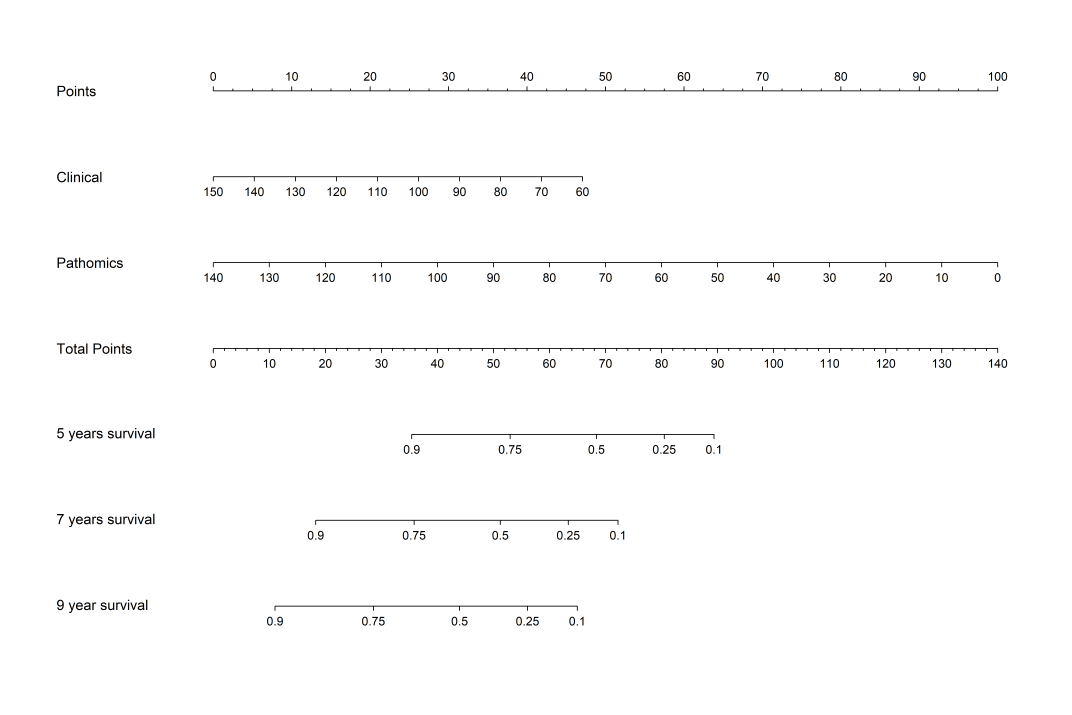
#> input picture pipeline_outputs/img/nomogram.png, 7500 x 5000 px (shown at 1/7 size)
$ python make_figure6_labels.py
#> lines starting #> are read from the running program, lines starting #| are printed output that depends on the picture; after the words box and inside, x2 and y2 are one past the last pixel; in counts of white or black regions, pixels touching at a corner belong together
# -*- coding: utf-8 -*-
"""Figure 6: relabel the nomogram exported by the original pipeline (pipeline_outputs/img/nomogram.png) with uniform,
grammatical axis names ('5-year survival' instead of '5 years survival' / '9 year survival'); scales are untouched."""
import os
from PIL import Image, ImageDraw, ImageFont
import numpy as np
os.chdir(os.path.dirname(os.path.dirname(os.path.abspath(__file__))))   # repository root
im = Image.open('pipeline_outputs/img/nomogram.png').convert('RGB'); a = np.array(im.convert('L')) < 128
#> further down, im is the input picture: PIL image 7500x5000 RGB; mean R, G, B 252.3, 252.3, 252.3
#> after `a = np.array(im.convert('L')) < 128`:
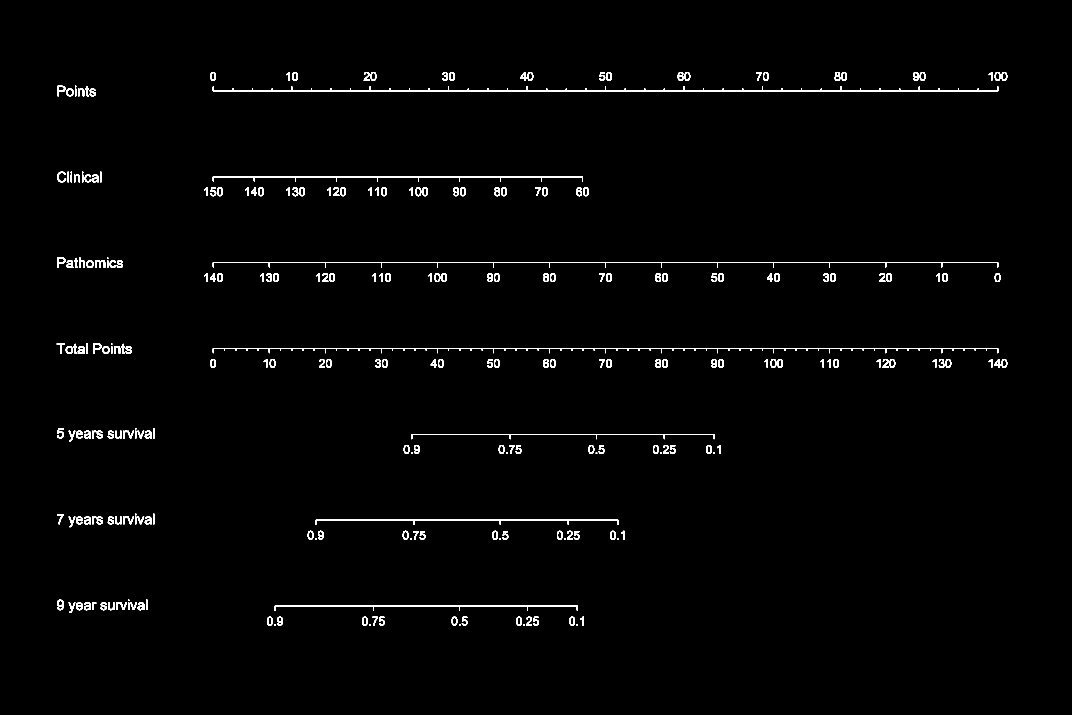
#> a: shape (5000, 7500) bool (shown at 1/7 size); 1.1% white; 254 white regions, largest, box (x1, y1, x2, y2) and area: (1490, 2436, 6987, 2472) 40357, (1490, 604, 6987, 639) 37207, (1490, 1835, 6987, 1871) 35597
labels = ['Points', 'Clinical score', 'Pathomics score', 'Total points', '5-year survival', '7-year survival', '9-year survival']
col = a[:, :1400]; rows = np.where(col.any(1))[0]
#> after `col = a[:, :1400]`:
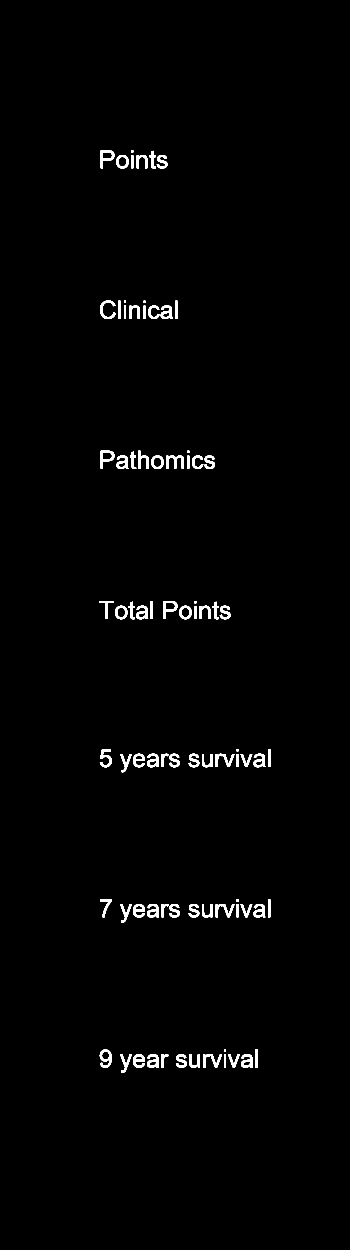
#> col: shape (5000, 1400) bool (shown at 1/4 size); 1.1% white; 80 white regions, largest, box (x1, y1, x2, y2) and area: (665, 1822, 736, 1875) 1707, (399, 4198, 446, 4271) 1589, (403, 601, 458, 673) 1513
#> after `rows = np.where(col.any(1))[0]`: rows = 572 values from 601 to 4290
groups, start, prev = [], rows[0], rows[0]
#> groups = []; start = 601; prev = 601
for r in rows[1:]:
    if r - prev > 5: groups.append((start, prev)); start = r
    prev = r
#> this loop made 571 passes
#> start on passes 73, 147, 220, 293, 386, 479: 1202, 1803, 2404, 2996, 3597, 4198
#> after the loop, groups = [(601, 673), (1202, 1275), (1803, 1875), (2404, 2476), (2996, 3088), (3597, 3689)]
groups.append((start, prev)); assert len(groups) == len(labels), groups
d = ImageDraw.Draw(im); from matplotlib import font_manager
font = ImageFont.truetype(font_manager.findfont(font_manager.FontProperties(family=['Arial', 'Liberation Sans', 'DejaVu Sans'])), 102)
for (y0, y1), lab in zip(groups, labels):
    d.rectangle([380, y0 - 10, 1440, y1 + 10], fill='white')
    top = font.getbbox('P')[1]                       # align the cap height with the original label
    d.text((400, y0 - top), lab, fill='black', font=font)
#> this loop made 7 passes
#> (y0, y1, lab) on passes 1 to 7: (601, 673, 'Points'), (1202, 1275, 'Clinical score'), (1803, 1875, 'Pathomics score'), (2404, 2476, 'Total points'), (2996, 3088, '5-year survival'), (3597, 3689, '7-year survival'), (4198, 4290, '9-year survival')
im.save('analysis_outputs/figures/Figure6_nomogram.png', dpi=(300, 300)); print('Figure 6 relabeled')
#> after `im.save('analysis_outputs/figures/Figure6_nomogram.png', dpi=(300, 300`:
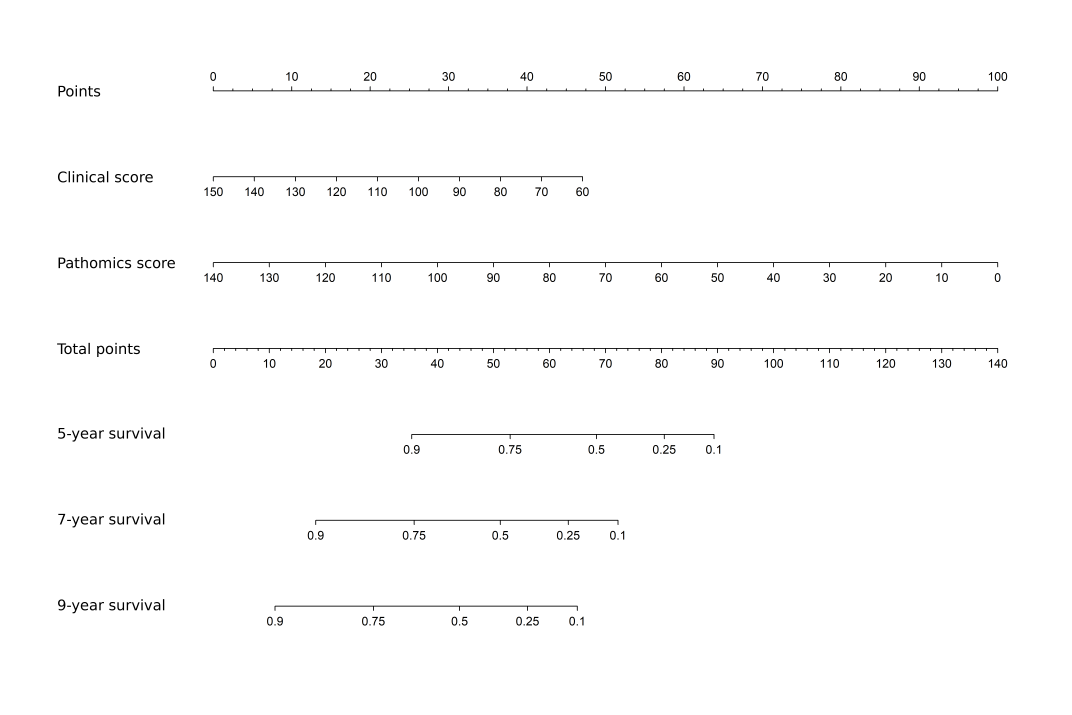
#> saved as Figure6_nomogram.png: PIL image 7500x5000 RGB (shown at 1/7 size); mean R, G, B 252.2, 252.2, 252.2
#| Figure 6 relabeled
